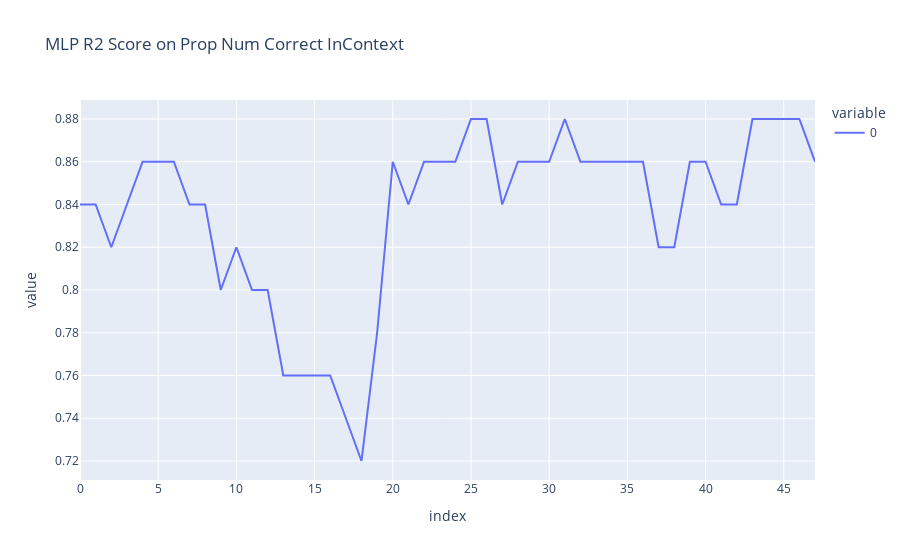

The cell this chart's notebook holds for it:
### Code cell
px.line(all_head_accs_np, labels = {"x" : "Layers", "y": "Acc"}, title = "MLP R2 Score on Prop Num Correct InContext")

### Figure 1 — Plotly figure (JSON) as saved in the notebook; plotly's stock layout.template omitted (floating-point values rounded to 4 significant figures)
{"data": [{"hovertemplate": "variable=0<br>index=%{x}<br>value=%{y}<extra></extra>", "legendgroup": "0", "line": {"color": "#636efa", "dash": "solid"}, "marker": {"symbol": "circle"}, "mode": "lines", "name": "0", "orientation": "v", "showlegend": true, "type": "scatter", "x": [0, 1, 2, 3, 4, 5, 6, 7, 8, 9, 10, 11, 12, 13, 14, 15, 16, 17, 18, 19, 20, 21, 22, 23, 24, 25, 26, 27, 28, 29, 30, 31, 32, 33, 34, 35, 36, 37, 38, 39, 40, 41, 42, 43, 44, 45, 46, 47], "xaxis": "x", "y": [0.84, 0.84, 0.82, 0.84, 0.86, 0.86, 0.86, 0.84, 0.84, 0.8, 0.82, 0.8, 0.8, 0.76, 0.76, 0.76, 0.76, 0.74, 0.72, 0.78, 0.86, 0.84, 0.86, 0.86, 0.86, 0.88, 0.88, 0.84, 0.86, 0.86, 0.86, 0.88, 0.86, 0.86, 0.86, 0.86, 0.86, 0.82, 0.82, 0.86, 0.86, 0.84, 0.84, 0.88, 0.88, 0.88, 0.88, 0.86], "yaxis": "y"}], "layout": {"legend": {"title": {"text": "variable"}, "tracegroupgap": 0}, "title": {"text": "MLP R2 Score on Prop Num Correct InContext"}, "xaxis": {"anchor": "y", "domain": [0, 1], "title": {"text": "index"}}, "yaxis": {"anchor": "x", "domain": [0, 1], "title": {"text": "value"}}}}
